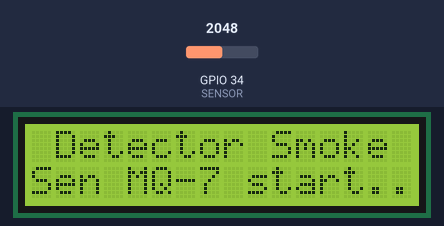
This sketch was run on a simulated ESP32. On the bench: 16×2 character LCD. The inputs (shaded band) are chosen by the test bench; at power-on: GPIO 34 (SENSOR) = 2048. WiFi joins after 1.5 s; servers stay silent unless stated; what the sketch prints to the serial monitor is not drawn.

Above: at 3.2 s.
At 14.3 s:
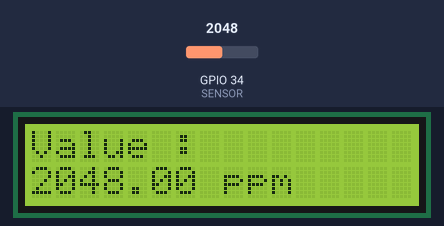
14.4 s: GPIO 34 (SENSOR) set to 2866
At 19.7 s:
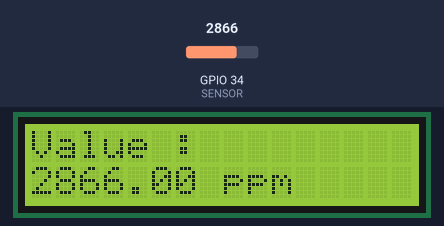
20.0 s: GPIO 34 (SENSOR) set to 3603
At 25.0 s:
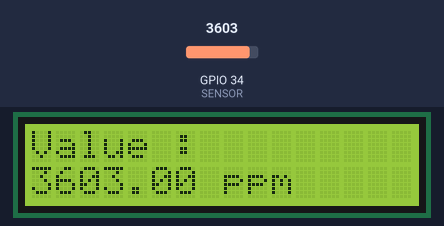
25.3 s: GPIO 34 (SENSOR) set to 4095
At 30.2 s:
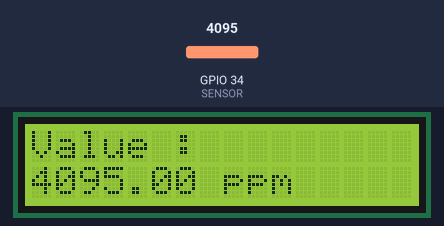
Timing chart, 0 to 31.7 s (numbered marks = the images above; inputs shaded):
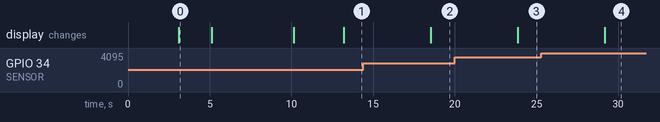

The sketch:

mq7.ino
```cpp
#include <Wire.h>
#include <LiquidCrystal_I2C.h>
#include <WiFi.h>
#include "ThingSpeak.h"

LiquidCrystal_I2C lcd(0x27,16,2);
#define SENSOR 34

const char* ssid = "OPPO A3s";
const char* password = "modal dikit dong";

WiFiClient client;

unsigned long Channel_ID = 1616536;
const char* API_Key = "W0LAYR7Q3DCUBL9X";

unsigned long last_time = 0;
unsigned long Delay = 5000;

float gas;

void setup() {
  Serial.begin(115200);
  lcd.begin();
  lcd.backlight();

  Serial.println("Sensor MQ-7 start..");

  WiFi.mode(WIFI_STA);
  ThingSpeak.begin(client);

  lcd.setCursor(2,0);
  lcd.print("Welcome To");
  lcd.setCursor(2,1);
  lcd.print("Tugas Akhir");
  delay(3000);
  lcd.clear();

  lcd.setCursor(1,0);
  lcd.print("Detector Smoke");
  lcd.setCursor(0,1);
  lcd.print("Sen MQ-7 start..");
  delay(2000);
  lcd.clear();

  // Connect or reconnect to WiFi
    if(WiFi.status() != WL_CONNECTED)
    {
      Serial.print("Connecting...");

      lcd.setCursor(1,0);
      lcd.print("Connecting...");

      while(WiFi.status() != WL_CONNECTED)
      {
        WiFi.begin(ssid, password);
        delay(5000);
      }
      Serial.println("\nConnected.");
    }

    lcd.setCursor(0,0);
    lcd.print("Sensor Reading..         ");
    delay(3000);
    lcd.clear();
}

void loop()
{
  if ((millis() - last_time) > Delay)
  {
        // read the value from the sensor:
    gas = analogRead(SENSOR);
    Serial.print("Value: ");
    Serial.print(gas);
    Serial.println(" ppm");

    lcd.setCursor(0,0);
    lcd.print("Value :       ");
    lcd.setCursor(0,1);
    lcd.print(gas);
    lcd.print(" ppm      ");

    ThingSpeak.setField(1, gas);
    int Data = ThingSpeak.writeFields(Channel_ID, API_Key);
    if(Data == 200)
    {
      Serial.println("Send data successfully!");
    }
    else
    {
      Serial.println("Problem sending data. HTTP error code " + String(Data));
    }
    last_time = millis();
  }
}
```

Measured:
- after the input at 14.4 s, the display: changes after 4.1 s (image 2)
- after the input at 20.0 s, the display: changes after 3.9 s (image 3)
- after the input at 25.3 s, the display: changes after 3.9 s (image 4)
- what the display in image 0 shows lasts 2.0 s, from 3.1 s to 5.1 s
